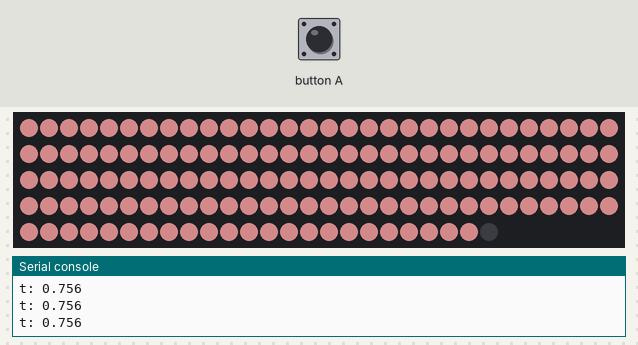
Bench run of a program on a simulated BBC micro:bit (MakeCode). Parts: 144 RGB LEDs in strip order, left to right, continuing on the next row, the last lines printed to the serial console. Inputs (shaded band) come from the test bench. Dim RGB values are drawn brighter than linear.

Above: at 1.2 s.
1.3 s: button A pressed for 0.15 s
At 1.88 s:
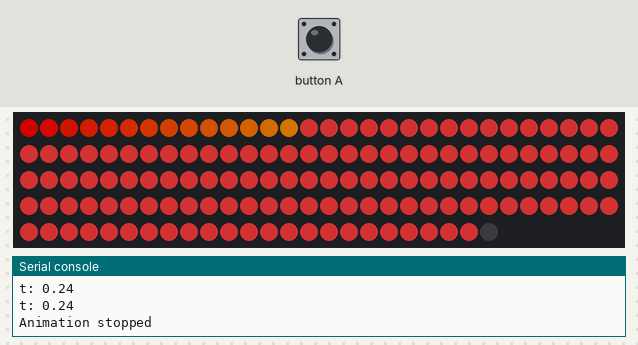
2.0 s: button A pressed for 0.15 s
At 2.5 s:
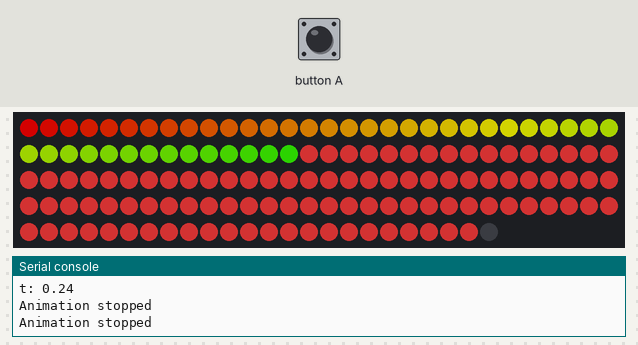
2.7 s: button A pressed for 0.15 s
At 4.06 s:
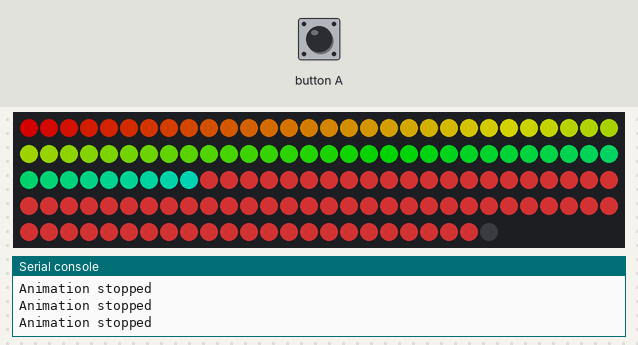
Timing chart, 0 to 5.7 s (numbered marks = the images above; inputs shaded):
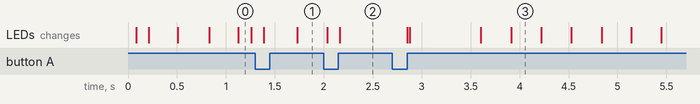

The program:

main.ts
```typescript
let strip = neopixel.create(DigitalPin.P0, 144, NeoPixelMode.RGB)
let anim = pixelanimation.initAnimationStrip(strip)
let eff = new pixelanimation.FeuerRoundAnimation(1000)
anim.play(eff)
/*
anim.play(eff)
eff = new pixelanimation.RotateAnimation(1000)
anim.queue(eff)
eff = new pixelanimation.RotateAnimation(1000, true)
anim.queue(eff)
eff = new pixelanimation.SetRainbowAnimation(2000)
anim.queue(eff)
*/
input.onButtonPressed(Button.A, function () {
    let eff = new pixelanimation.SetRainbowAnimation(2000)
    anim.play(eff)
    eff = new pixelanimation.RotateAnimation(500)
    anim.queue(eff)
    anim.queue(eff)
    anim.queue(eff)
    anim.queue(eff)
    eff = new pixelanimation.RotateAnimation(500, true)
    anim.queue(eff)
    anim.queue(eff)
    anim.queue(eff)
    anim.queue(eff)
})
```

pixelanimation.ts
```typescript
//% block="Pixel Animation"
namespace pixelanimation {
    interface RGB {
        r: number;
        g: number;
        b: number;
    }

    interface HSL {
        h: number;
        s: number;
        l: number;
    }


    class Color {
        red: number
        green: number
        blue: number

        constructor(gray: number) {
            this.red = gray
            this.green = gray
            this.blue = gray
        }

        rgb(): number {
            return neopixel.rgb(this.red, this.green, this.blue)
        }

        get h() {
            let min: number = Math.min(Math.min(this.red, this.green), this.blue);
            let max: number = Math.max(Math.max(this.red, this.green), this.blue);

            if (min == max) {
                return 0;
            }

            let hue: number = 0.0;
            if (max == this.red) {
                hue = (this.green - this.blue) / (max - min);

            } else if (max == this.green) {
                hue = 2.0 + (this.blue - this.red) / (max - min);

            } else {
                hue = 4.0 + (this.red - this.green) / (max - min);
            }

            hue = hue * 60;
            if (hue < 0) hue = hue + 360;

            return Math.round(hue);
        }

        get r() { return this.red }
        get g() { return this.green }
        get b() { return this.blue }

        set h(value: number) {
            let { h, s, l } = Color.rgbToHsl(this)
            h = value
            let { r, g, b } = Color.hslToRgb({ h, s, l })
            this.red = r
            this.green = g
            this.blue = b
        }

        static rgbToHsl(rgb: RGB): HSL {
            let { r, g, b } = rgb;
            r /= 255;
            g /= 255;
            b /= 255;

            const max = Math.max(r, Math.max(g, b));
            const min = Math.min(r, Math.max(g, b));
            let h = 0, s = 0, l = (max + min) / 2;

            if (max !== min) {
                const d = max - min;
                s = l > 0.5 ? d / (2 - max - min) : d / (max + min);
                switch (max) {
                    case r:
                        h = (g - b) / d + (g < b ? 6 : 0);
                        break;
                    case g:
                        h = (b - r) / d + 2;
                        break;
                    case b:
                        h = (r - g) / d + 4;
                        break;
                }
                h /= 6;
            }

            h = Math.round(h * 360);
            s = Math.round(s * 100);
            l = Math.round(l * 100);

            return { h, s, l };
        }
        static hslToRgb(hsl: HSL): RGB {
            let { h, s, l } = hsl;
            h /= 360;
            s /= 100;
            l /= 100;

            let r: number, g: number, b: number;

            if (s === 0) {
                // Achromatic (gray)
                r = g = b = l;
            } else {
                const hue2rgb = (p: number, q: number, t: number) => {
                    if (t < 0) t += 1;
                    if (t > 1) t -= 1;
                    if (t < 1 / 6) return p + (q - p) * 6 * t;
                    if (t < 1 / 2) return q;
                    if (t < 2 / 3) return p + (q - p) * (2 / 3 - t) * 6;
                    return p;
                };

                const q = l < 0.5 ? l * (1 + s) : l + s - l * s;
                const p = 2 * l - q;
                r = hue2rgb(p, q, h + 1 / 3);
                g = hue2rgb(p, q, h);
                b = hue2rgb(p, q, h - 1 / 3);
            }

            return {
                r: Math.round(r * 255),
                g: Math.round(g * 255),
                b: Math.round(b * 255)
            };
        }

        set(c: RGB) {
            this.red = c.r
            this.green = c.g
            this.blue = c.b
        }
    }

    export class AnimationStrip {
        strip: neopixel.Strip;
        currentEffect: AnimationEffect;
        playlist: Array<AnimationEffect>;
        dots: Array<Color>;
        animationPlayed: boolean

        onAnimationEffectEndedHandler() {
            this.currentEffect = undefined
            console.log("Animation stopped")
            if(this.playlist.length > 0)
                this.playEffect(this.playlist.shift())
        }

        constructor(strip: neopixel.Strip) {
            this.strip = strip
            this.dots = [];
            this.animationPlayed = false
            this.currentEffect = undefined
            for (let i = 0; i < this.strip.length(); i++)
                this.dots.push(new Color(0))

            this.playlist = []

            control.inBackground(() => { this.updateStrip() })
        }

        updateStrip() {
            while(true) {
                for (let i = 0; i < this.dots.length; i++)
                    this.strip.setPixelColor(i, this.dots[i].rgb())
                this.strip.show();
                pause(20);
            }
        }

        queue(eff: AnimationEffect) {
            this.playlist.push(eff)
        }

        play(eff: AnimationEffect) {
            this.playlist.unshift(eff)
            if (this.currentEffect)
                this.currentEffect.immediatlyStop()
            else
                this.onAnimationEffectEndedHandler()
        }

        private playEffect(eff: AnimationEffect) {
            this.currentEffect = eff
            eff.onAnimationEnded = () => { this.onAnimationEffectEndedHandler() }
            control.inBackground(() => {
                this.animationPlayed = true
                eff.play(this)
            })
        }

        //% block
        //% animationStrip.defl=anim
        stopAnimation() {
            this.playlist = []
            this.currentEffect.immediatlyStop()
        }
    }

    abstract class AnimationEffect {
        anim: AnimationStrip
        immediatelyStopFlag: boolean
        looped: boolean
        onAnimationEnded: () => void
        play(anim: AnimationStrip): void {}
        stop(): void {}

        constructor(looped: boolean) {
            this.immediatelyStopFlag = false
            this.looped = looped
        }

        immediatlyStop() {
            this.immediatelyStopFlag = true
        }
    }

    export class SetRainbowAnimation extends AnimationEffect {
        delay: number

        constructor(delay: number) {
            super(false)
            this.delay = delay
        }

        play(anim: AnimationStrip) {
            this.anim = anim

            for (let i = 0; i < this.anim.dots.length; i++) {
                let { r, g, b } = Color.hslToRgb({ h : i * 360 / this.anim.dots.length, s: 100, l: 50 });
                this.anim.dots[i].set({ r, g, b })
                pause(this.delay / this.anim.dots.length)
                if(this.immediatelyStopFlag)
                    break;
            }

            this.onAnimationEnded()
        }
    }

    export class RotateAnimation extends AnimationEffect {
        delay: number
        backwards: boolean

        constructor(delay: number, backwards: boolean = false, looped: boolean = true) {
            super(looped)
            this.delay = delay
            this.backwards = backwards
        }

        play(anim: AnimationStrip) {
            this.anim = anim
            let start = input.runningTime()
            while (!this.immediatelyStopFlag && (this.looped || (input.runningTime() - start) < this.delay)) {
                if( ! this.backwards ) {
                    let d = this.anim.dots[this.anim.dots.length - 1]
                    for (let i = this.anim.dots.length - 1; i > 0; i--) {
                        this.anim.dots[i] = this.anim.dots[i - 1]
                    }
                    this.anim.dots[0] = d
                }
                else {
                    let d = this.anim.dots[0]
                    for (let i = 0; i < this.anim.dots.length - 1; i++) {
                        this.anim.dots[i] = this.anim.dots[i + 1]
                    }
                    this.anim.dots[this.anim.dots.length - 1] = d
                }
                pause(this.delay / this.anim.dots.length)
            }
            this.onAnimationEnded()
        }
    }

    export class FeuerRoundAnimation extends AnimationEffect {
        delay: number
        backwards: boolean

        constructor(delay: number, backwards: boolean = false, looped: boolean = true) {
            super(looped)
            this.delay = delay
            this.backwards = backwards
        }

        play(anim: AnimationStrip) {
            this.anim = anim
            let start = input.runningTime()
            while (!this.immediatelyStopFlag && (this.looped || (input.runningTime() - start) < this.delay)) {
                let time = ((input.runningTime() - start) % this.delay) / this.delay
                console.logValue('time', time)
                for (let i = 0; i < this.anim.dots.length - 1; i++) {
                    let t = Math.abs(1 - 2 * (time) )
                    console.logValue('t', t)
                    this.anim.dots[i].red = 255
                    this.anim.dots[i].green = Math.floor( t * 255)
                    this.anim.dots[i].blue = Math.floor(t * 255)
                }
                pause(this.delay / this.anim.dots.length)
            }
            this.onAnimationEnded()
        }
    }

    //% block
    //% blockSetVariable=anim
    //% animationStrip.defl=strip
    export function initAnimationStrip(strip: neopixel.Strip): AnimationStrip {
        return new AnimationStrip(strip);
    }
}
```

test.ts
```typescript
// Hier kann man Tests durchführen; diese Datei wird nicht kompiliert, wenn dieses Paket als Erweiterung verwendet wird.
```
